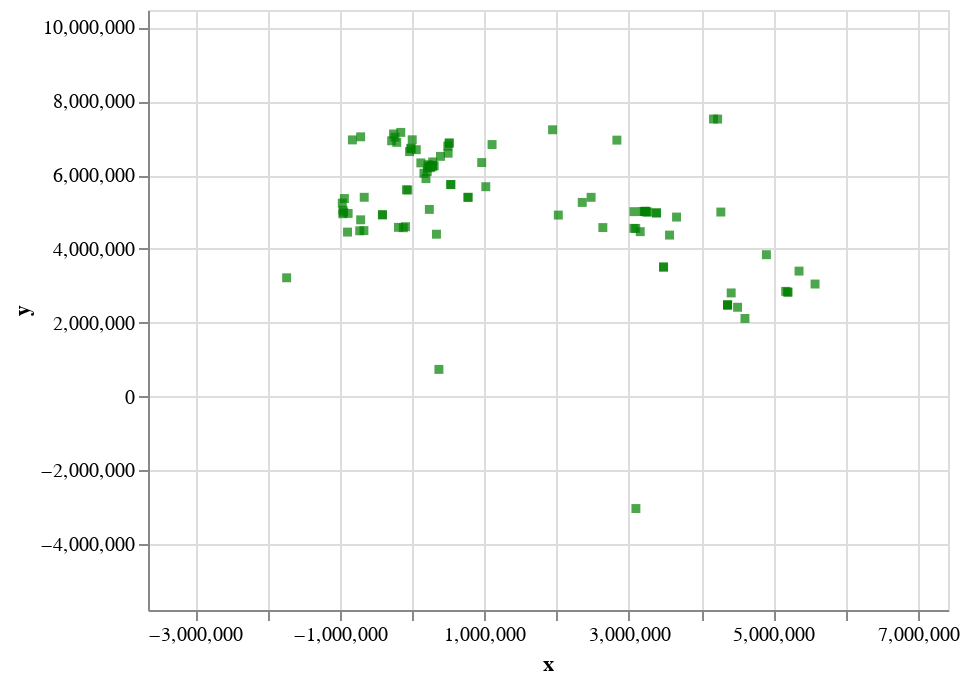

Notebook cell for this chart:
### Markdown cell above
## Basic Altair Renderer

### Code cell
alt.renderers.enable('default')
chart(mapd_expr.limit(100).execute())
